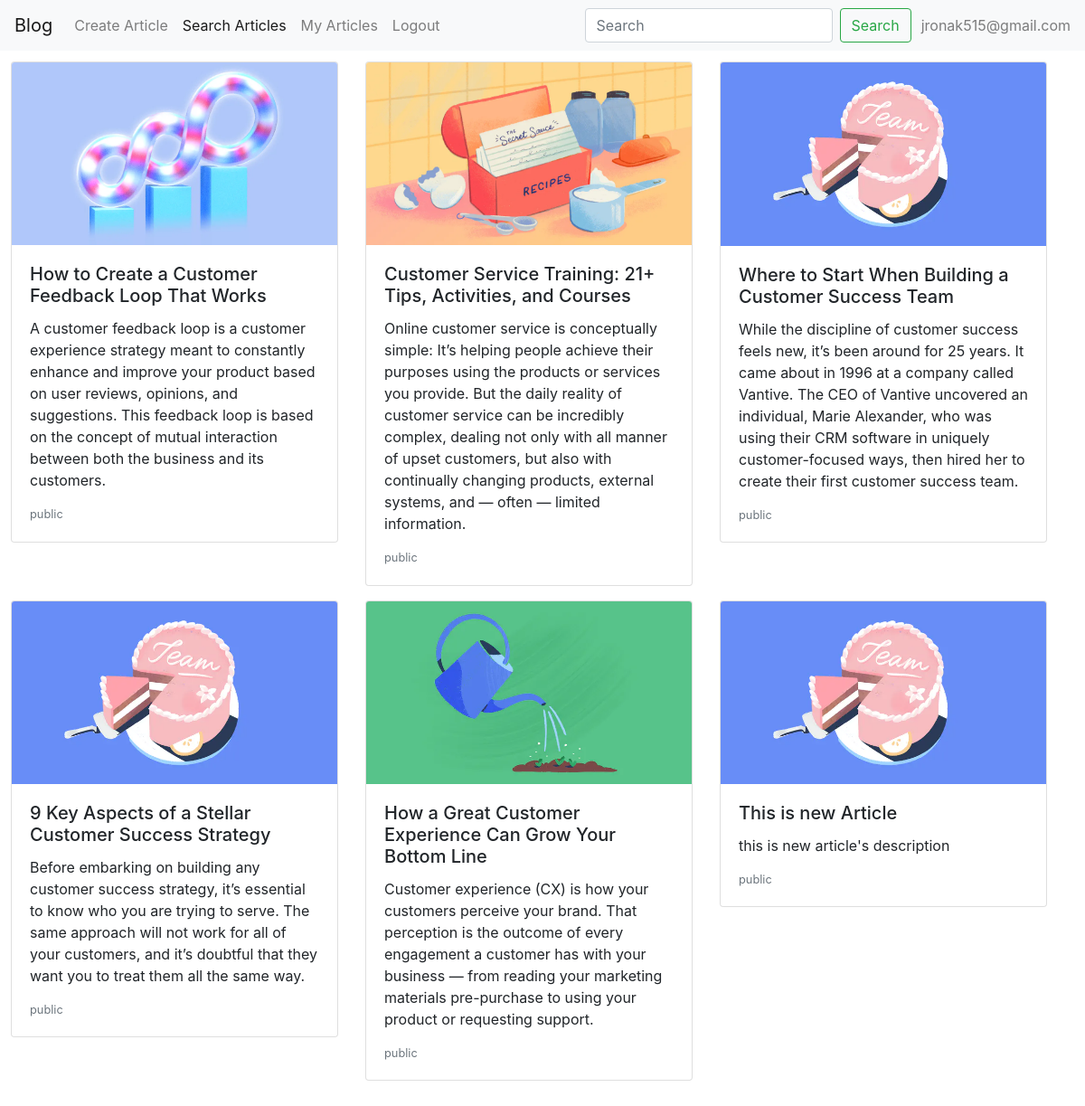
The page /Search (signed in) on the database its author committed.
### website/models.py (models this page shows)
class Blog(models.Model):
    userId = models.ForeignKey(User, on_delete=models.CASCADE)
    title = models.CharField(max_length=100)
    description = models.CharField(max_length=1000)
    visibility = models.CharField(max_length=10, choices=[("public", "public"), ("private", "private")])
    image = models.FileField(upload_to="blog/")

### website/views.py (the view)
# urls.py: path('Search', Search, name="Search"),
def Search(request):
    try:
        userName = request.session["userName"]
        userId = request.session["id"]
    except KeyError:
        return redirect("Login")
    if request.method == "POST":
        blogs = Blog.objects.all().filter(visibility="public", title__contains=request.POST["searchName"])
    else:
        blogs = Blog.objects.all().filter(visibility="public")
    return render(request, "Search.html", context={"userName": userName, "blogs": blogs})

### templates/Search.html (shortened to what this page needs)
<html>
    <head>
        <script src="https://code.jquery.com/jquery-3.5.1.js"></script>    </head>
        <link rel="stylesheet" href="https://stackpath.bootstrapcdn.com/bootstrap/4.5.2/css/bootstrap.min.css">
    </head>
    <body>
        <nav class="navbar navbar-expand-lg navbar-light bg-light">
            <a class="navbar-brand" href="#">Blog</a>
            <div class="collapse navbar-collapse" id="navbarText">
                <ul class="navbar-nav mr-auto">
                    <li class="nav-item">
                        <a class="nav-link" href="{% url 'CreateArticle' %}">Create Article<span class="sr-only">(current)</span></a>
                    </li>
                    <li class="nav-item active">
                        <a class="nav-link" href="{% url 'Search' %}">Search Articles</a>
                    </li>
                    <li class="nav-item">
                        <a class="nav-link" href="{% url 'Dashboard' %}">My Articles</a>
                    </li>
                    <li class="nav-item">
                        <a class="nav-link" href="{% url 'Logout' %}">Logout</a>
                    </li>
                </ul>
                <form action="{% url 'Search' %}" method="post" class="form-inline my-2 my-lg-0">
                    <input required class="form-control mr-sm-2" name="searchName" type="search" placeholder="Search" aria-label="Search">
                    <button class="btn btn-outline-success my-2 my-sm-0" type="submit">Search</button>
                </form>
                <span class="navbar-text" style="margin-left: 1%">
                    {{ userName }}
                </span>
            </div>
        </nav>
        <div class="row" style="width: 100%; padding: 1%">
            {% for blog in blogs %}
            <div class="col-sm-4">
                <div class="card mb-3">
                    <img class="card-img-top" src="/media/{{ blog.image }}" alt="Card image cap">
                    <div class="card-body">
                        <h5 class="card-title">{{ blog.title }}</h5>
                        <p class="card-text">{{ blog.description }}</p>
                        <p class="card-text"><small class="text-muted">{{ blog.visibility }}</small></p>
                    </div>
                </div>
            </div>
            {% endfor %}
        </div>
    </body>
</html>

### rows shown on the page
Blog: image (picture), title "How to Create a Customer Feedback Loop That Works", description "A customer feedback loop is a customer experience strategy meant to constantly enhance and improve your product based on user reviews, opinions, and suggestions. This feedback loop is based on the concept of mutual interaction between both the business and its customers.", visibility "public"
Blog: image (picture), title "Customer Service Training: 21+ Tips, Activities, and Courses", description "Online customer service is conceptually simple: It’s helping people achieve their purposes using the products or services you provide. But the daily reality of customer service can be incredibly complex, dealing not only with all manner of upset customers, but also with continually changing products, external systems, and — often — limited information.", visibility "public"
Blog: image (picture), title "Where to Start When Building a Customer Success Team", description "While the discipline of customer success feels new, it’s been around for 25 years. It came about in 1996 at a company called Vantive. The CEO of Vantive uncovered an individual, Marie Alexander, who was using their CRM software in uniquely customer-focused ways, then hired her to create their first customer success team.", visibility "public"
Blog: image (picture), title "9 Key Aspects of a Stellar Customer Success Strategy", description "Before embarking on building any customer success strategy, it’s essential to know who you are trying to serve. The same approach will not work for all of your customers, and it’s doubtful that they want you to treat them all the same way.", visibility "public"
Blog: image (picture), title "How a Great Customer Experience Can Grow Your Bottom Line", description "Customer experience (CX) is how your customers perceive your brand. That perception is the outcome of every engagement a customer has with your business — from reading your marketing materials pre-purchase to using your product or requesting support.", visibility "public"
Blog: image (picture), title "This is new Article", description "this is new article's description", visibility "public"

### other values the page prints
{{ userName }} "jronak515@gmail.com"
